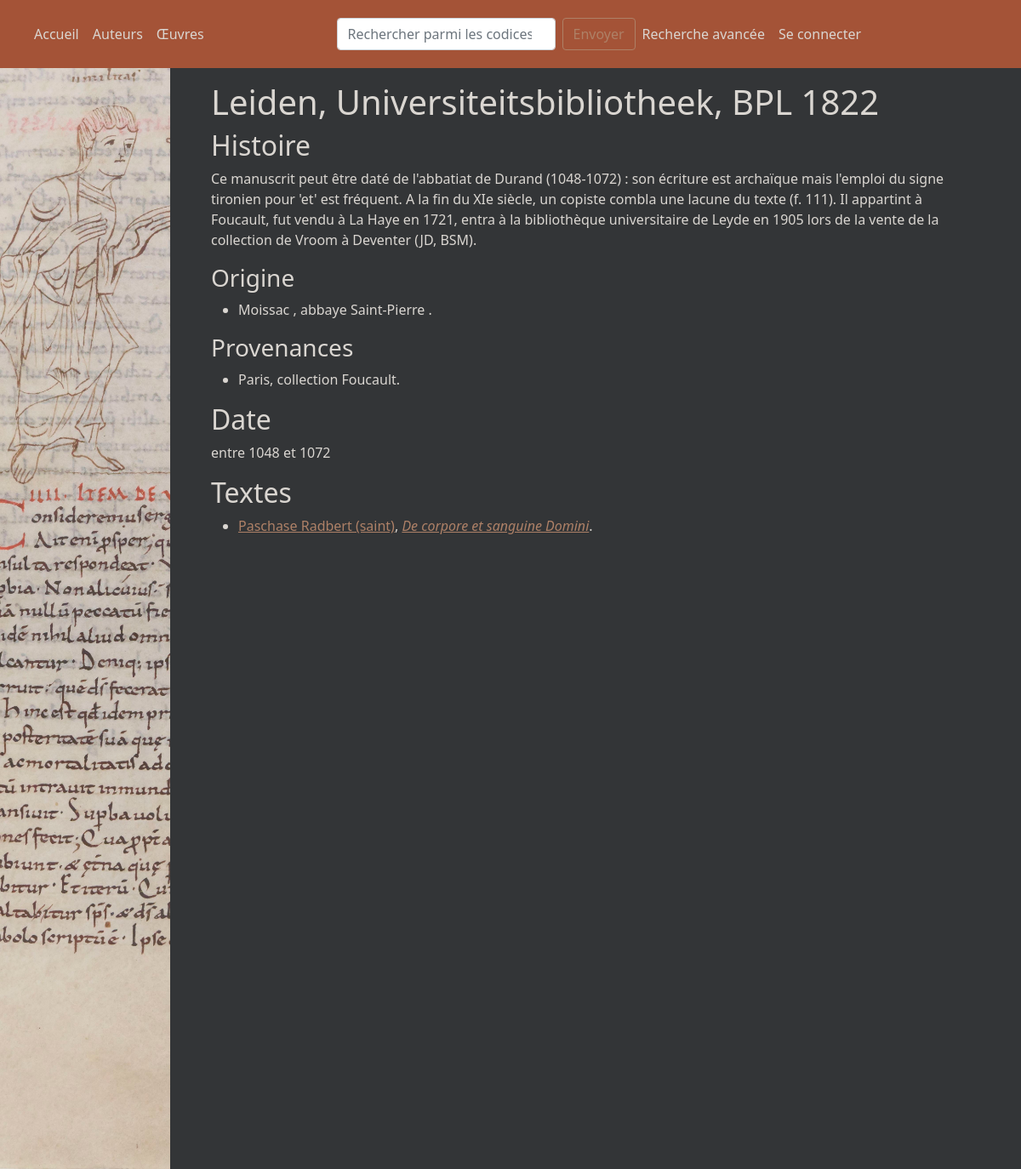
The app's page /pages/codex/4 with its own data.
### app/modeles/classes.py (models this page shows, shortened)
class Codices(db.Model):
    id = db.Column(db.Integer, unique=True, nullable=False, primary_key=True, autoincrement=True)
    cote = db.Column(db.String)
    id_technique = db.Column(db.String(19), nullable=True)
    descript_materielle = db.Column(db.Text, nullable=True)
    histoire = db.Column(db.Text, nullable=True)
    conservation_id = db.Column(db.Integer, db.ForeignKey("lieux.id"))
    lieu_conservation = db.relationship("Lieux", back_populates="conserve")
    unites_codico = db.relationship("Unites_codico", back_populates="codex")
    provient = db.relationship("Provenances", back_populates="codex_provenant")

class Lieux(db.Model):
    id = db.Column(db.Integer, unique=True, nullable=False, primary_key=True)
    localite = db.Column(db.String(20))
    label = db.Column(db.String(30))
    conserve = db.relationship("Codices", back_populates="lieu_conservation")
    est_provenance_de = db.relationship("Provenances", back_populates="a_pour_lieu")

class Oeuvres(db.Model):
    id = db.Column(db.Integer, unique=True, nullable=False, primary_key=True)
    titre = db.Column(db.Text, nullable=False)
    data_bnf = db.Column(db.Integer, nullable=True)
    partie_de = db.Column(db.Boolean, nullable=True)
    unites_codico = db.relationship("Unites_codico", secondary=contient, backref="Oeuvres")
    auteur = db.Column(db.Integer, db.ForeignKey("personnes.id"))
    lien_auteur = db.relationship("Personnes", back_populates="oeuvres_aut", foreign_keys=auteur)
    attr = db.Column(db.Integer, db.ForeignKey("personnes.id"))
    lien_attr = db.relationship("Personnes", back_populates="oeuvres_attr", foreign_keys=attr)

### app/routes/routes.py (the view, shortened to what this page needs)
@app.route("/pages/codex/<int:num>", methods=["GET", "POST"])
def notice_codex(num):
    codex = Codices.query.get_or_404(num)
    codex = json.loads(codexJson(num))
    if request.method == "GET":
        maj = False
        return render_template("pages/codex.html",
                               id=codex["codex_id"],
                               titre=codex["label"],
                               descript_materielle=codex["description_materielle"],
                               histoire=codex["histoire"],
                               provenances=codex["provenances"],
                               origine=codex["origine"],
                               descUCs=codex["contenu"],
                               maj=maj)

### app/modeles/traitements.py (called while the page is built, shortened)
def localisationUClabel(uc_id):
    UC = Unites_codico.query.get_or_404(uc_id)
    if not UC.loc_init:
        return None
    return locUC

def codexLabel(code_id):
    cote = Codices.query.get(code_id).cote
    lieu_conservation = Codices.query.get(code_id).lieu_conservation
    if lieu_conservation.label == "Bibliothèque nationale de France":
        lieu_conservation = lieu_conservation.localite + ", BnF"
    else:
        lieu_conservation = lieu_conservation.localite + ", " + lieu_conservation.label
    label = f"{lieu_conservation}, {cote}"
    dico = {
        "codex_id": code_id,
        "label": label
    }
    return dico

def personneLabel(idPersonne, forme=["court", "long"]):
    nomPersonne = Personnes.query.get(idPersonne).nom
    if idPersonne == 16:
        return nomPersonne
    elif idPersonne == 15:
        if forme == "long":
            return "Odon de Meung (XIe siècle)"
    if forme == "court":
        if nomPersonne.split("(")[1][0] not in "0123456789":
            role = nomPersonne.split("(")[1].split(",")[0]
            nom = f"{nomPersonne.split('(')[0][:-1]} ({role})"
        else:
            nom = f"{nomPersonne.split('(')[0][:-1]}"
        return nom
    else:
        print('''Le paramètre forme n'accepte que les valeurs "long" et "court"''')
        return None

def oeuvreDict(id):
    objetOeuvre = Oeuvres.query.get(id)
    dico = {
        "oeuvre_id": objetOeuvre.id,
        "titre": objetOeuvre.titre,
        "data.bnf": objetOeuvre.data_bnf,
        "partie_de": objetOeuvre.partie_de,
    }
    if objetOeuvre.lien_auteur:
        dico["auteur_id"] = objetOeuvre.lien_auteur.id
        dico["auteur"] = personneLabel(objetOeuvre.lien_auteur.id, "court")
        dico["auteur_ark"] = objetOeuvre.lien_auteur.data_bnf
    else:
        dico["auteur"] = None
    if objetOeuvre.lien_attr:
        dico["attr_id"] = objetOeuvre.lien_attr.id
        dico["attr"] = personneLabel(objetOeuvre.lien_attr.id, "court")
        dico["attr_ark"] = objetOeuvre.lien_attr.data_bnf
    else:
        dico["attr"] = None
    return dico

### app/templates/pages/codex.html (shortened to what this page needs)
{% extends "conteneur.html" %}
{% block corps %}
    {% if titre %}
        <header>
            <h1>{{titre}}</h1>
        </header>
        {% if not maj %}
            <div>
                {% if histoire %}
                    <h2>Histoire</h2>
                    <p>{{histoire}}</p>
                {% endif %}
                {% if origine %}
                    <h3>Origine</h3>
                    {% for lieu in origine %}
                        <ul>
                            <li>{{ lieu["localite"] }}
                                {% if lieu["label"] %}
                                    {% if lieu["label"][1] != '(' %}, {% endif %}
                                    {{ lieu["label"] }}
                                {% endif %}.
                            </li>
                        </ul>
                    {% endfor %}
                {% endif %}
                {% if provenances %}
                    <h3>Provenances</h3>
                    {% for provenance in provenances %}
                        {% if not provenance["cas_particulier"] %}
                            <ul>
                                <li>{{ provenance["localite"] }}, {{ provenance["label"] }}.</li>
                            </ul>
                        {% endif %}
                    {% endfor %}
                {% endif %}
                {% if descUCs|length > 1 %}
                    <h2>Contenu</h2>
                    {% for UC in descUCs %}
                        <h3>{{UC["localisation"]}} ({{UC["date"]}})</h3>
                        {% if UC["description"] %}
                            <p>{{UC["description"]}}</p>
                        {% endif %}
                        {% for oeuvres in UC["oeuvres"] %}
                            <ul>
                                {% if oeuvres["auteur"] and oeuvres["attr"] %}
                                    <li>
                                        <a href="{{ url_for('noticePersonne', id=oeuvres["auteur_id"]) }}">
                                            {{oeuvres["auteur"]}}</a>,
                                        <a href="{{ url_for('noticeOeuvre', id=oeuvres["oeuvre_id"]) }}">
                                            <i>{{oeuvres["titre"]}}</i></a>
                                         (attribué à
                                        <a href="{{ url_for('noticePersonne', id=oeuvres["auteur_id"]) }}">
                                            {{ oeuvres["attr"] }}</a>).
                                    </li>
                                {% elif oeuvres["auteur"] and not oeuvres["attr"] %}
                                    <li>
                                        <a href="{{ url_for('noticePersonne', id=oeuvres["auteur_id"]) }}">
                                            {{oeuvres["auteur"]}}</a>,
                                        <a href="{{ url_for('noticeOeuvre', id=oeuvres["oeuvre_id"]) }}">
                                            <i>{{oeuvres["titre"]}}</i></a>.
                                    </li>
                                {% elif not oeuvres["auteur"] and oeuvres["attr"] %}
                                    <li>
                                        <a href="{{ url_for('noticeOeuvre', id=oeuvres["oeuvre_id"]) }}">
                                            <i>{{oeuvres["titre"]}}</i></a>
                                         (attribué à
                                        <a href="{{ url_for('noticePersonne', id=oeuvres["auteur_id"]) }}">
                                            {{ oeuvres["attr"] }}</a>).
                                    </li>
                                {% else %}
                                    <li>
                                        <a href="{{ url_for('noticeOeuvre', id=oeuvres["oeuvre_id"]) }}">
                                            <i>{{oeuvres["titre"]}}</i></a>.
                                    </li>
                                {% endif %}
                            </ul>
                        {% endfor %}
                    {% endfor %}
                {% else %}
                    <h2>Date</h2>
                    <p>{{descUCs[0]["date"]}}</p>
                    <h2>Textes</h2>
                    {% for oeuvres in descUCs[0]["oeuvres"] %}
                        <ul>
                            {% if oeuvres["auteur"] and oeuvres["attr"] %}
                                <li>
                                    <a href="{{ url_for('noticePersonne', id=oeuvres["auteur_id"]) }}">
                                        {{oeuvres["auteur"]}}</a>,
                                    <a href="{{ url_for('noticeOeuvre', id=oeuvres["oeuvre_id"]) }}">
                                        <i>{{oeuvres["titre"]}}</i></a>
                                     (attribué à
                                    <a href="{{ url_for('noticePersonne', id=oeuvres["attr_id"]) }}">
                                        {{ oeuvres["attr"] }}</a>).
                                </li>
                            {% elif oeuvres["auteur"] and not oeuvres["attr"] %}
                                <li>
                                    <a href="{{ url_for('noticePersonne', id=oeuvres["auteur_id"]) }}">
                                        {{oeuvres["auteur"]}}</a>,
                                    <a href="{{ url_for('noticeOeuvre', id=oeuvres["oeuvre_id"]) }}">
                                        <i>{{oeuvres["titre"]}}</i></a>.
                                </li>
                            {% else %}
                                <li>
                                    <a href="{{ url_for('noticeOeuvre', id=oeuvres["oeuvre_id"]) }}">
                                        <i>{{oeuvres["titre"]}}</i></a>.
                                </li>
                            {% endif %}
                        </ul>
                    {% endfor %}
                {% endif %}
            </div>
        {% endif %}
    {% else %}
        <p>{{message_erreur}}</p>
    {% endif %}
{% endblock %}

### app/static/css/moissac1.css (style rules this page uses)
body { font-family: system-ui, -apple-system, "Segoe UI", Roboto, "Helvetica Neue", Arial, "Noto Sans", "Liberation Sans", sans-serif, "Apple Color Emoji", "Segoe UI Emoji", "Segoe UI Symbol", "Noto Color Emoji"; }
a { color: #ae8167; }

### records on screen
Codices: histoire "Ce manuscrit peut être daté de l'abbatiat de Durand (1048-1072) : son écriture est archaïque mais l'emploi du signe tironien pour 'et' est fréquent. A la fin du XIe siècle, un copiste combla une lacune du texte (f. 111). Il appartint à Foucault, fut vendu à La Haye en 1721, entra à la bibliothèque universitaire de Leyde en 1905 lors de la vente de la collection de Vroom à Deventer (JD, BSM)."
Lieux: localite "Moissac", label "abbaye Saint-Pierre"
Lieux: localite "Paris", label "collection Foucault"
Oeuvres: auteur "Paschase Radbert (saint)", titre "De corpore et sanguine Domini"

### other values on screen
{{ titre }} "Leiden, Universiteitsbibliotheek, BPL 1822"
{{ descUCs[0]["date"] }} "entre 1048 et 1072"
